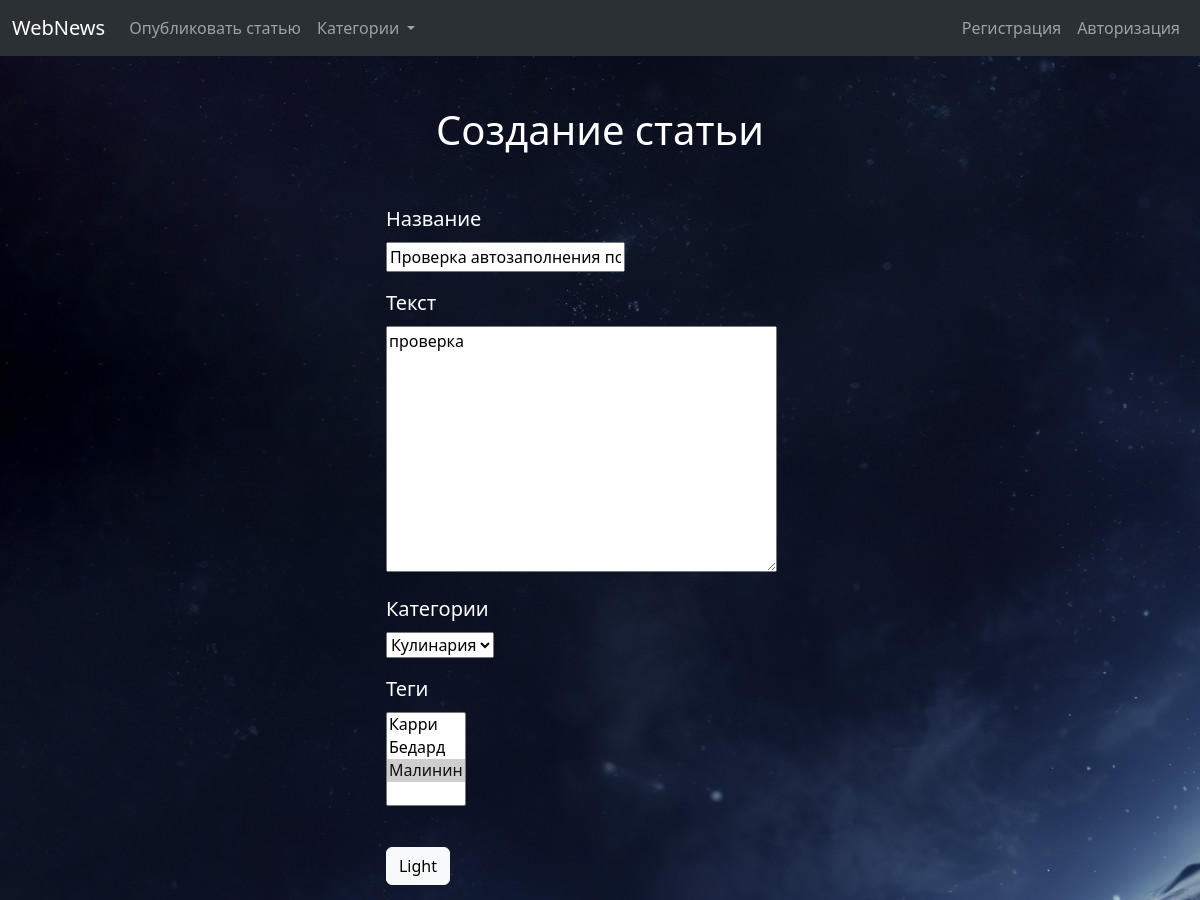
The app's page /edit/10 (upper part), older data.
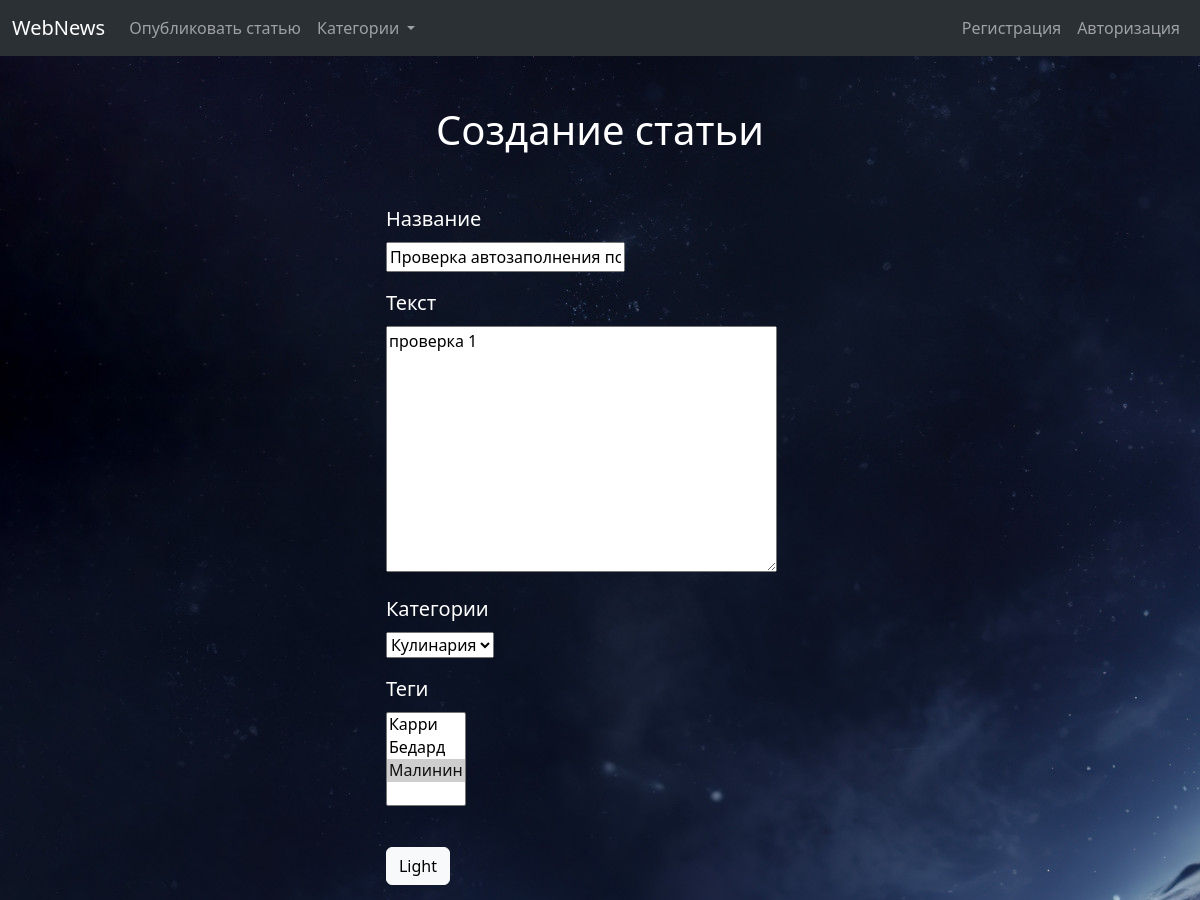
The same page, newer data.
### articles/models.py (models this page shows, shortened)
class Articles(models.Model):
    author = models.ForeignKey(User, on_delete=models.CASCADE, blank=True, null=True)
    title = models.CharField(max_length=250)
    text = models.TextField(blank=False)
    category = models.ForeignKey('Categories', on_delete=models.CASCADE)
    tags = models.ManyToManyField('Tags', blank=True)
    image = models.ImageField(upload_to='articles/%Y%m%d/', blank=True)
    date = models.DateField(auto_now_add=True)
    rating = models.IntegerField(default=0, blank=True)

### articles/views.py (the view)
# urls.py: path('edit/<int:pk>', views.ArticleUpdateView.as_view(), name='edit'),
class ArticleUpdateView(UpdateView):
    model = Articles
    fields = ['title', 'text', 'category', 'tags']
    template_name = 'articles/create_article.html'
    success_url = reverse_lazy('home')

### articles/models.py (called while the page is built)
    def __str__(self):
        return self.title

    def __str__(self):
        return self.title

### articles/templates/articles/create_article.html (shortened to what this page needs)
{% extends 'articles/base.html' %}
{% block body %}
<div class="box-form">
    <form method="post" enctype="multipart/form-data">
        <div class="block-for-title-for-forms">
            <h1 class="title-for-forms">Создание статьи</h1>
        </div>
            <div class="mb-3">
                <label for="{{form.title.id_for_label}}" class="form-label">Название</label>
               <div class="ttt">{{form.title}}</div>
            </div>
            <div class="mb-3">
                <label for="{{form.text.id_for_label}}" class="form-label">Текст</label>
                <div class="ttt">{{form.text}}</div>
            </div>
            <div class="mb-3">
                <label for="{{form.category.id_for_label}}" class="form-label">Категории</label>
                <div class="ttt">{{form.category}}</div>
            </div>
            <div class="mb-3">
                <label for="{{form.tags.id_for_label}}" class="form-label">Теги</label>
                <div class="ttt">{{form.tags}}</div>
            </div>
        <br>
        <button type="submit" class="btn btn-light">Light</button>
    </form>
</div>
{% endblock %}

Row changes from the older to the newer data that the page shows:
changed Articles "Проверка автозаполнения поля автор": text "проверка" → "проверка 1"
